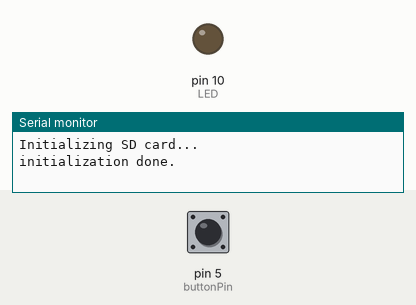
The sketch below on a simulated Arduino Uno, built with avr-gcc and run on an emulated ATmega328P. Shown: output pins drawn as LEDs (lit = HIGH), the last lines printed to the serial monitor. The inputs (shaded band) are chosen by the test bench; at power-on: pin 5 (buttonPin) HIGH. Storage starts empty.

Above: at 1.2 s.
1.3 s: pin 5 (buttonPin) pulled LOW for 0.15 s
At 1.8 s:
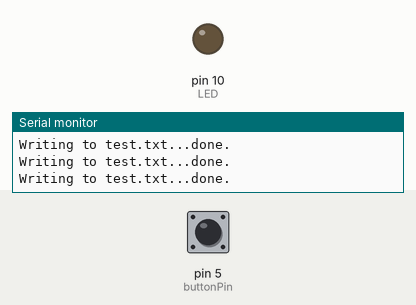
2.9 s: pin 5 (buttonPin) pulled LOW for 3.2 s
At 3.5 s:
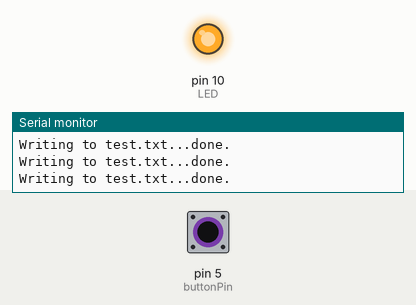
7.6 s: pin 5 (buttonPin) driven LOW
At 8.3 s:
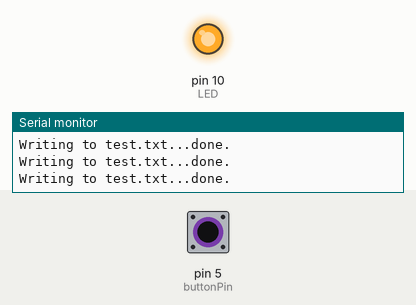
10.6 s: pin 5 (buttonPin) driven HIGH
At 11.1 s:
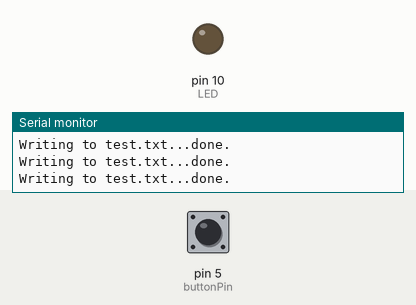
Timing chart, 0 to 13.1 s (numbered marks = the images above; inputs shaded):
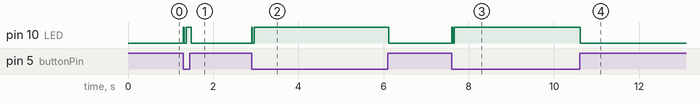

The sketch:

Button-With-SD-Card.ino
```cpp
/*

 ** MOSI - pin 11
 ** MISO - pin 12
 ** CLK/SCK - pin 13
 ** CS - pin 4 (for MKRZero SD: SDCARD_SS_PIN)

*/

#include <SPI.h>
#include <SD.h>
File myFile;

const int LED = 10;
const int buttonPin = 5;
int buttonPinFlag = 0;

void setup() {
  Serial.begin(9600);
  // Define pin #12 as input and activate the internal pull-up resistor
  pinMode(buttonPin, INPUT_PULLUP);
  // Define pin #13 as output, for the LED
  pinMode(LED, OUTPUT);

  while (!Serial) {
    ; // wait for serial port to connect. Needed for native USB port only
  }

  Serial.println("Initializing SD card...");

  if (!SD.begin(4)) {
    Serial.println("initialization failed!");
    while (1);
  }
  Serial.println("initialization done.");

}

void loop(){
   // Read the value of the input. It can either be 1 or 0
   int buttonValue = digitalRead(buttonPin);
   if (buttonValue == LOW && buttonPinFlag == 0){
    buttonPinFlag = 1;

    digitalWrite(LED,HIGH);
    Sd_Cardsss();
   }


   else {
      buttonPinFlag = 0;
      digitalWrite(LED, LOW);
   }
}


void Sd_Cardsss(){

  myFile = SD.open("test.txt", FILE_WRITE);

  if (myFile) {
    Serial.print("Writing to test.txt...");
    myFile.println("testing 1, 2, 3.");
    // close the file:
    myFile.close();
    Serial.println("done.");
  }

  else {
    // if the file didn't open, print an error:
    Serial.println("error opening test.txt");
  }

}
```

Measured:
- after the input at 1.3 s, pin 10 (LED): LOW → HIGH at once, → LOW 0.02 s later, → HIGH 0.04 s later, → LOW 0.12 s later
- after the input at 2.9 s, pin 10 (LED): LOW → HIGH at once, → LOW 0.02 s later, → HIGH 0.04 s later, → LOW 3.2 s later
- after the input at 7.6 s, pin 10 (LED): LOW → HIGH at once, → LOW 0.02 s later, → HIGH 0.04 s later
- after the input at 10.6 s, pin 10 (LED): HIGH → LOW at once
